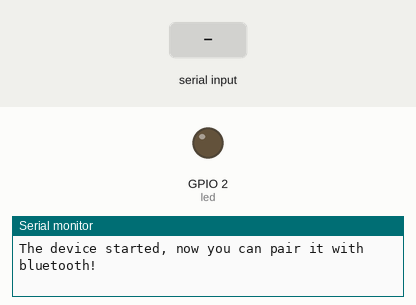
The sketch below on a simulated ESP32. Shown: output pins drawn as LEDs (lit = HIGH), the last lines printed to the serial monitor. The inputs (shaded band) are chosen by the test bench. Nothing arrives over Bluetooth unless stated.

Above: at 1.2 s.
1.3 s: "H" received over the second serial link
At 1.8 s:
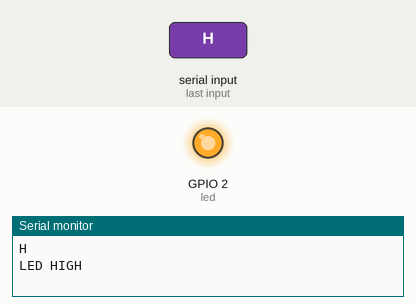
2.8 s: "L" received over the second serial link
At 4.2 s:
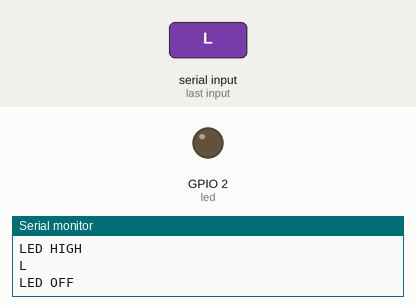
Timing chart, 0 to 5.8 s (numbered marks = the images above; inputs shaded):
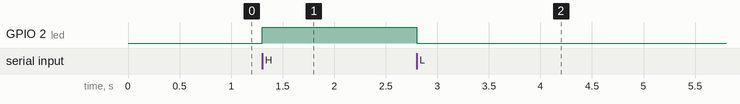

The sketch:

sketch_nov4a.ino
```cpp
#include "BluetoothSerial.h"
#define led 2
#if !defined(CONFIG_BT_ENABLED) || !defined(CONFIG_BLUEDROID_ENABLED)
#error Bluetooth is not enabled! Please run `make menuconfig` to and enable it
#endif
BluetoothSerial SerialBT;
char data_;
void setup() {
Serial.begin(115200);
pinMode(led,OUTPUT);
SerialBT.begin("ESP32"); //Bluetooth device name
Serial.println("The device started, now you can pair it with bluetooth!");
}
void loop()
{
if (SerialBT.available())
{
data_ = SerialBT.read();
Serial.println(data_);
if (data_ == 'H')
{
digitalWrite(led, HIGH);
Serial.println("LED HIGH");
}
else if (data_ == 'L')
{
digitalWrite(led, LOW);
Serial.println("LED OFF");
}
}
}
```

Measured:
- after the input at 1.3 s, GPIO 2 (led): LOW → HIGH at once
- after the input at 2.8 s, GPIO 2 (led): HIGH → LOW at once
